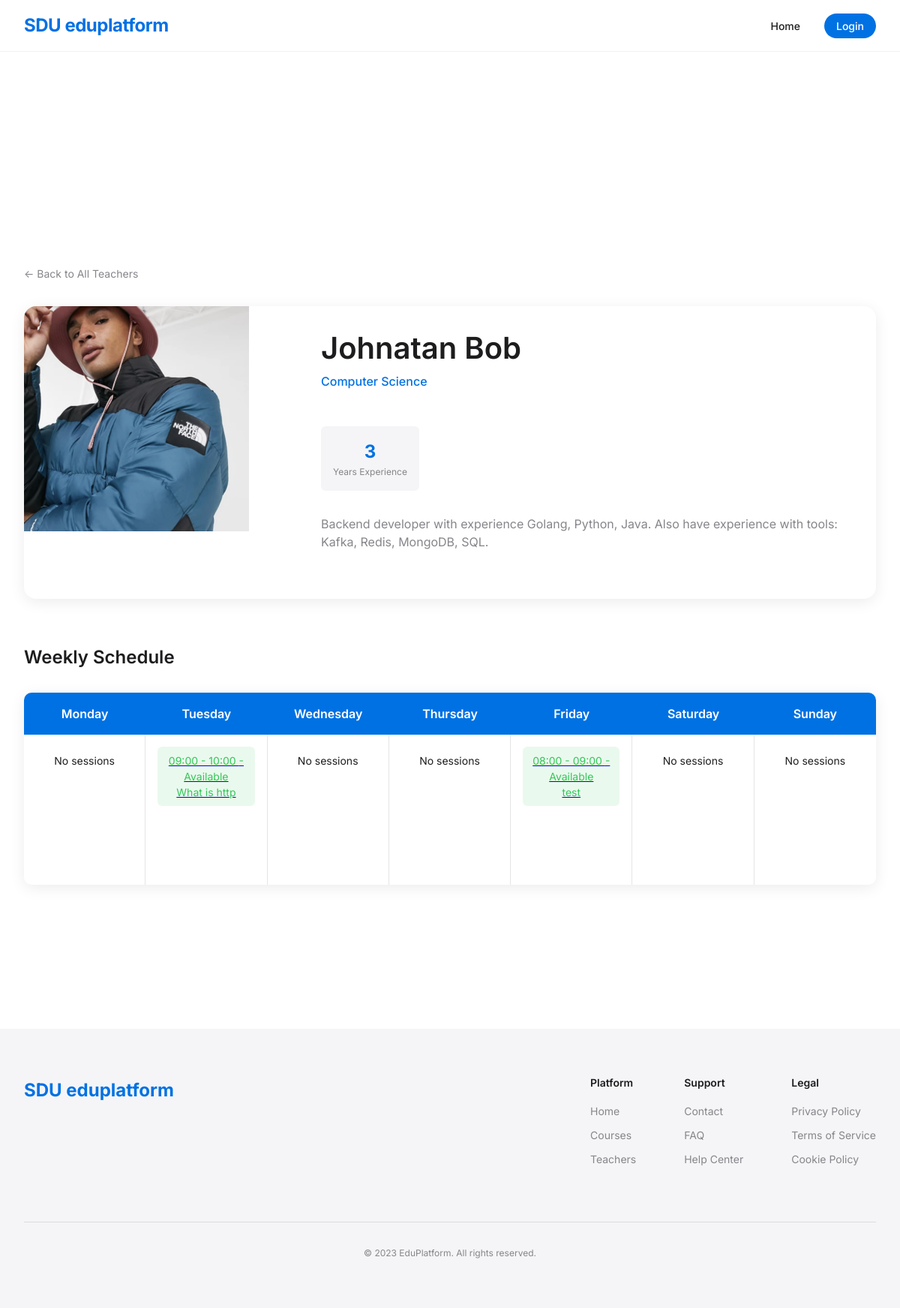
/detail/1, run on the app's committed database.
### core/models.py (models this page shows, shortened)
class Teacher(models.Model):
    user = models.OneToOneField(User, on_delete=models.CASCADE)
    name = models.CharField(max_length=100)
    surname = models.CharField(max_length=100)
    year_experience = models.PositiveIntegerField()
    university = models.CharField(max_length=100)
    speciality = models.CharField(max_length=100)
    more_about = models.TextField()
    image = models.ImageField(upload_to='teacher_image')

class Session(models.Model):
    DAYS_OF_WEEK = [
        ('Monday', 'Monday'),
        ('Tuesday', 'Tuesday'),
        ('Wednesday', 'Wednesday'),
        ('Thursday', 'Thursday'),
        ('Friday', 'Friday'),
        ('Saturday', 'Saturday'),
        ('Sunday', 'Sunday'),
    ]
    TIME_SLOTS = [
        ('08:00 - 09:00', '08:00 - 09:00'),
        ('09:00 - 10:00', '09:00 - 10:00'),
        ('10:00 - 11:00', '10:00 - 11:00'),
        ('11:00 - 12:00', '11:00 - 12:00'),
        ('13:00 - 14:00', '13:00 - 14:00'),
        ('14:00 - 15:00', '14:00 - 15:00'),
        ('15:00 - 16:00', '15:00 - 16:00'),
        ('16:00 - 17:00', '16:00 - 17:00'),
    ]
    STATUS_CHOICES = [
        ('Available', 'Available'),
        ('Booked', 'Booked'),
    ]
    topic = models.CharField(max_length=100)
    description = models.TextField()
    teacher = models.ForeignKey(Teacher, on_delete=models.CASCADE, related_name='sessions')
    day = models.CharField(max_length=10, choices=DAYS_OF_WEEK)
    time_slot = models.CharField(max_length=20, choices=TIME_SLOTS)  # Using predefined 24-hour format slots
    status = models.CharField(max_length=10, choices=STATUS_CHOICES, default='Available')

### core/views.py (the view)
# urls.py: path('detail/<int:pk>', views.detail, name='detail'),
def detail(request, pk):
    teacher = get_object_or_404(Teacher, pk=pk)
    days_of_week = ['Monday', 'Tuesday', 'Wednesday', 'Thursday', 'Friday', 'Saturday', 'Sunday']
    schedule = {day: teacher.sessions.filter(day=day).order_by('time_slot') for day in days_of_week}
    context = {
        'teacher': teacher,
        'schedule': schedule,
        'days_of_week': days_of_week,
    }
    return render(request, 'detail.html', context)

### core/templatetags/dict_extras.py (called while the page is built)
@register.filter
def dict_get(d, key):
    return d.get(key)

### templates/detail.html
{% extends 'base.html' %}
{% load dict_extras %}
{% block content %}
<main>
   <section class="teacher-profile">
       <div class="container">
           <div class="back-link">
               <a href="{% url 'index' %}">&larr; Back to All Teachers</a>
           </div>
           <div class="profile-container" id="teacher-profile">
               <div class="profile-image" style="background-image: url('{{ teacher.image.url }}')"></div>
               <div class="profile-content">
                   <h1>{{ teacher.name }} {{ teacher.surname }}</h1>
                   <span class="profile-specialty">{{ teacher.speciality }}</span>
                   <div class="profile-stats">
                       <div class="stat-item">
                           <div class="stat-value">{{ teacher.year_experience }}</div>
                           <div class="stat-label">Years Experience</div>
                       </div>
                   </div>
                   <p>{{ teacher.more_about }}</p>
               </div>
           </div>
           <div class="teacher-schedule-section">
               <h2>Weekly Schedule</h2>
               <div class="schedule-container" id="teacher-schedule">
                   <div class="schedule-header">
                     <div class="day-name">Monday</div>
                     <div class="day-name">Tuesday</div>
                     <div class="day-name">Wednesday</div>
                     <div class="day-name">Thursday</div>
                     <div class="day-name">Friday</div>
                     <div class="day-name">Saturday</div>
                     <div class="day-name">Sunday</div>
                   </div>
                   <div class="schedule-body">
                     {% for day in days_of_week %}
                     <div class="day-column" data-day="{{ day }}">
                        {% with sessions=schedule|dict_get:day %}
                           {% if sessions %}
                              {% for session in sessions %}
                                  <a href="{% url 'book' teacher_id=teacher.id session_id=session.id %}">
                                 <div  class="time-slot {{ session.status|lower }}">
                                   {{ session.time_slot }} - {{ session.status }}
                                     <br>
                                     {{ session.topic }}
                                 </div>
                                  </a>
                              {% endfor %}
                           {% else %}
                              <div class="time-slot">No sessions</div>
                           {% endif %}
                        {% endwith %}
                     </div>
                     {% endfor %}
                   </div>
               </div>
           </div>
       </div>
   </section>
</main>
{% endblock %}

### static/styles.css (style rules this page uses)
* { margin: 0; padding: 0; box-sizing: border-box; }
:root { --primary-bg: #ffffff; --secondary-bg: #f5f5f7; --text-primary: #1d1d1f; --text-secondary: #86868b; --accent: #0071e3; --accent-light: #e8f4ff; --accent-dark: #004f9e; --error: #ff3b30; --success: #34c759; --warning: #ff9500; --border-light: rgba(0, 0, 0, 0.1); --border-medium: rgba(0, 0, 0, 0.15); --box-shadow: 0 4px 20px rgba(0, 0, 0, 0.08); --transition-fast: 0.2s ease; --transition-medium: 0.3s ease; --spacing-xs: 0.5rem; --spacing-sm: 1rem; --spacing-md: 2rem; --spacing-lg: 4rem; --spacing-xl: 8rem; --font-size-xs: 0.75rem; --font-size-sm: 0.875rem; --font-size-md: 1rem; --font-size-lg: 1.5rem; --font-size-xl: 2.5rem; --font-size-xxl: 3.5rem; --border-radius-sm: 6px; --border-radius-md: 10px; --border-radius-lg: 16px; }
html { font-size: 16px; scroll-behavior: smooth; -webkit-font-smoothing: antialiased; -moz-osx-font-smoothing: grayscale; }
body { font-family: 'Inter', -apple-system, BlinkMacSystemFont, sans-serif; color: var(--text-primary); background-color: var(--primary-bg); line-height: 1.5; min-height: 100vh; display: flex; flex-direction: column; }
main { flex: 1; padding-top: 80px; }
h1, h2, h3, h4, h5 { font-weight: 600; line-height: 1.2; margin-bottom: var(--spacing-sm); }
p { margin-bottom: var(--spacing-md); color: var(--text-secondary); }
.container { width: 100%; max-width: 1200px; margin: 0 auto; padding: 0 var(--spacing-md); }
section { padding: var(--spacing-lg) 0; position: relative; }
.back-link { margin-bottom: var(--spacing-md); }
.back-link a { color: var(--text-secondary); text-decoration: none; display: inline-flex; align-items: center; font-size: var(--font-size-sm); transition: color var(--transition-fast); }
.teacher-profile { padding: var(--spacing-xl) 0; }
.profile-container { display: flex; gap: var(--spacing-lg); margin-bottom: var(--spacing-lg); background-color: var(--primary-bg); border-radius: var(--border-radius-lg); overflow: hidden; box-shadow: var(--box-shadow); }
.profile-image { width: 300px; height: 300px; background-color: var(--secondary-bg); background-position: center; background-size: cover; }
.profile-content { padding: var(--spacing-md); flex: 1; }
.profile-content h1 { font-size: var(--font-size-xl); margin-bottom: var(--spacing-xs); }
.profile-specialty { display: inline-block; font-size: var(--font-size-md); color: var(--accent); margin-bottom: var(--spacing-sm); font-weight: 500; }
.profile-stats { display: flex; gap: var(--spacing-md); margin: var(--spacing-md) 0; }
.stat-item { text-align: center; padding: var(--spacing-sm); background-color: var(--secondary-bg); border-radius: var(--border-radius-sm); min-width: 100px; }
.stat-value { font-size: var(--font-size-lg); font-weight: 700; color: var(--accent); }
.stat-label { font-size: var(--font-size-xs); color: var(--text-secondary); }
.teacher-schedule-section, .teacher-courses, .booking-section { margin-bottom: var(--spacing-lg); }
.teacher-schedule-section h2, .teacher-courses h2, .booking-section h2 { margin-bottom: var(--spacing-md); }
.schedule-container { background-color: var(--primary-bg); border-radius: var(--border-radius-md); box-shadow: var(--box-shadow); overflow: hidden; }
.schedule-header { display: grid; grid-template-columns: repeat(7, 1fr); background-color: var(--accent); color: white; padding: var(--spacing-sm) 0; }
.day-name { text-align: center; font-weight: 600; }
.schedule-body { display: grid; grid-template-columns: repeat(7, 1fr); min-height: 200px; }
.day-column { border-right: 1px solid var(--border-light); padding: var(--spacing-sm); }
.day-column:last-child { border-right: none; }
.time-slot { margin-bottom: var(--spacing-xs); padding: var(--spacing-xs); border-radius: var(--border-radius-sm); font-size: var(--font-size-sm); text-align: center; }
.time-slot.available { background-color: rgba(52, 199, 89, 0.1); color: var(--success); }

### data on the page
Teacher: image (picture), name "Johnatan", surname "Bob", speciality "Computer Science", year_experience "3", more_about "Backend developer with experience Golang, Python, Java. Also have experience with tools: Kafka, Redis, MongoDB, SQL."
Session: time_slot "09:00 - 10:00", status "Available", topic "What is http"
Session: time_slot "08:00 - 09:00", status "Available", topic "test"
